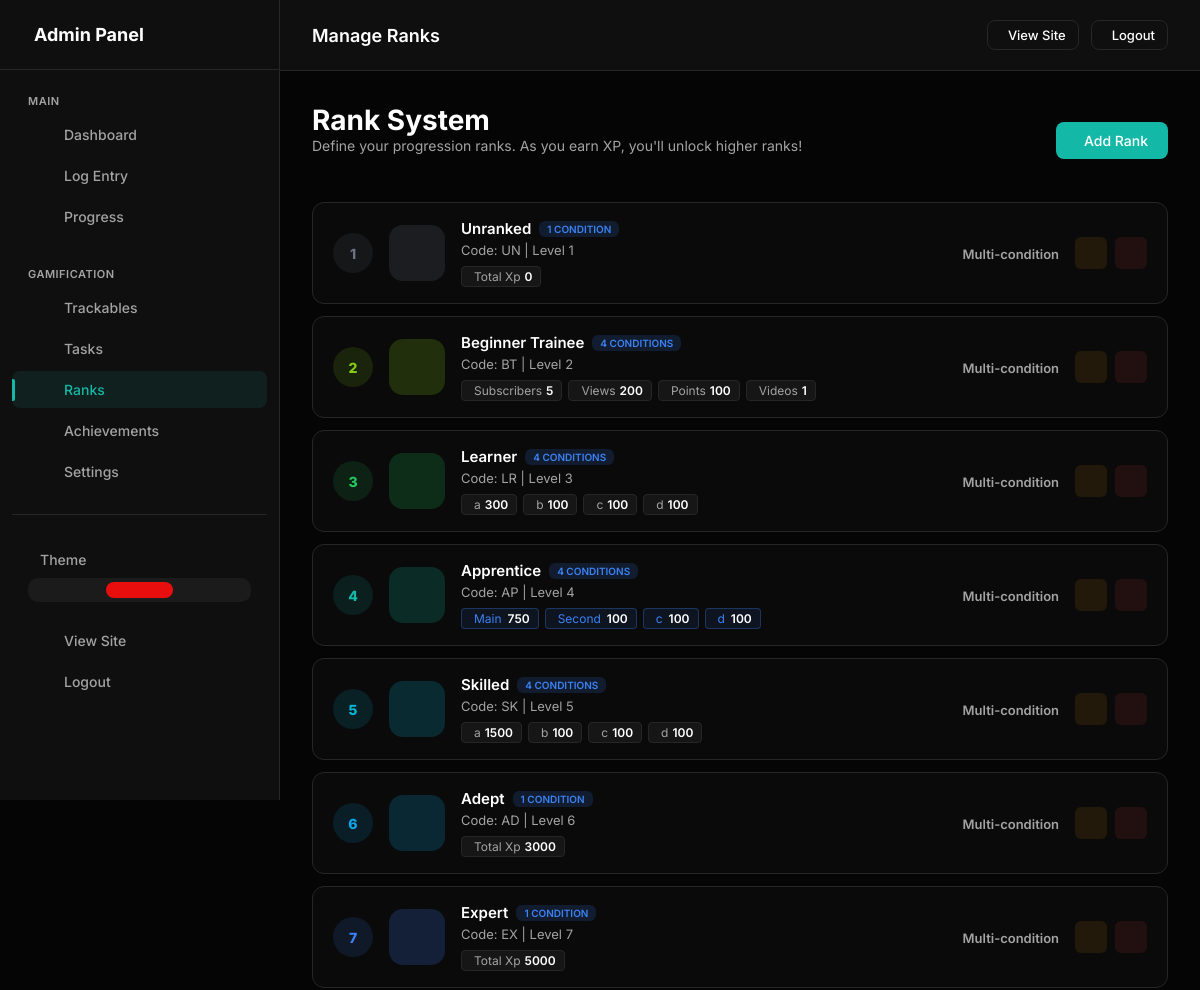
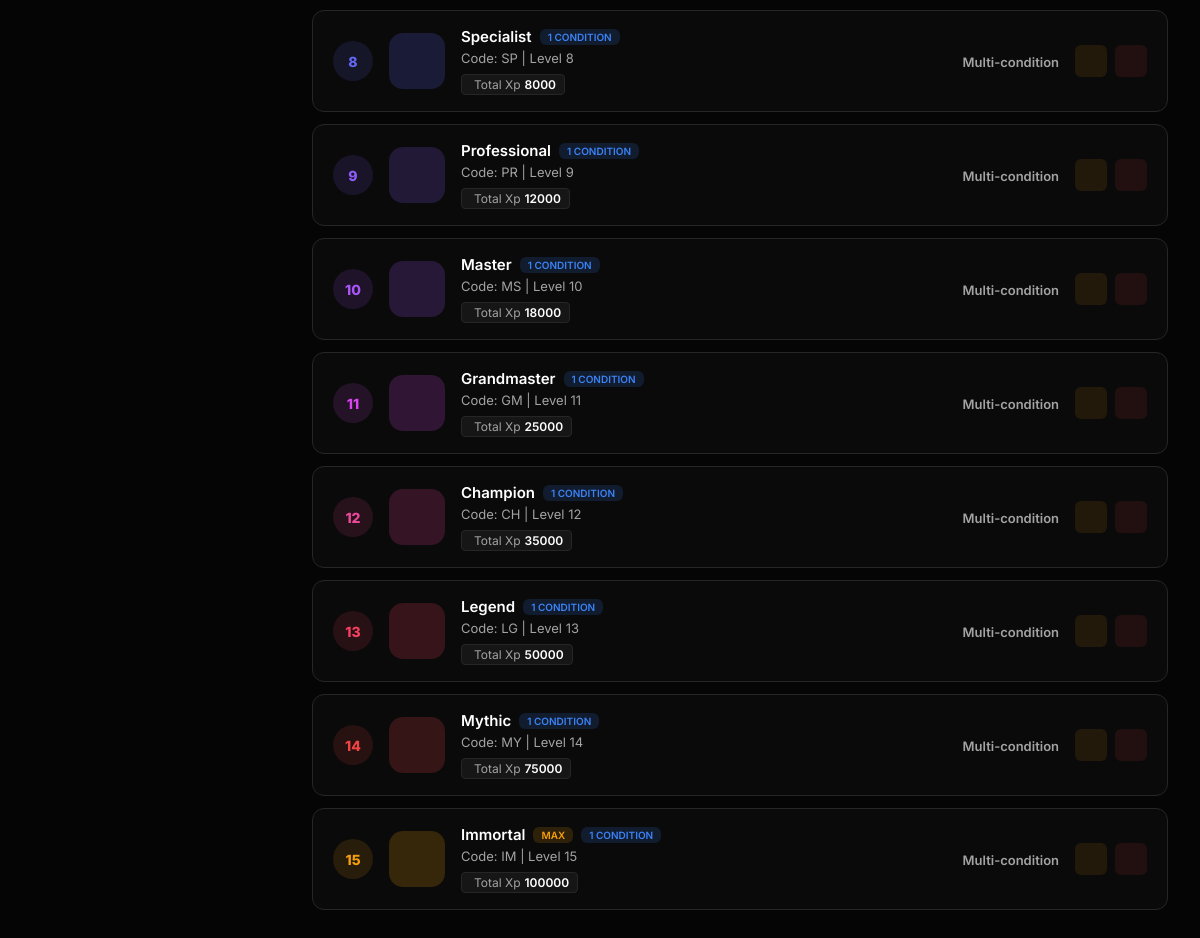
Screenshot of /admin/ranks (signed in) with the database file from the repository (2 pictures, top to bottom).
### models.py (models this page shows, shortened)
class UserSettings(db.Model):
    __tablename__ = 'user_settings'
    id = db.Column(db.Integer, primary_key=True)
    user_id = db.Column(db.Integer, db.ForeignKey('users.id'), nullable=False, unique=True, index=True)
    accent_color = db.Column(db.String(20), default='#e90e0e')
    points_name = db.Column(db.String(20), default='XP')  # "XP", "Points", "Coins", etc.
    points_icon = db.Column(db.String(50), default='ph-lightning')
    daily_xp_goal = db.Column(db.Integer, default=50)
    perfect_day_bonus = db.Column(db.Integer, default=50)
    perfect_week_bonus = db.Column(db.Integer, default=500)
    streak_bonus_per_day = db.Column(db.Integer, default=5)  # Extra XP per streak day
    show_xp_animations = db.Column(db.Boolean, default=True)
    dark_mode = db.Column(db.Boolean, default=True)
    compact_view = db.Column(db.Boolean, default=False)
    show_dashboard_header = db.Column(db.Boolean, default=True)
    enable_youtube_sync = db.Column(db.Boolean, default=False)
    always_show_confetti = db.Column(db.Boolean, default=False)
    created_at = db.Column(db.DateTime, default=datetime.utcnow)
    updated_at = db.Column(db.DateTime, default=datetime.utcnow, onupdate=datetime.utcnow)

class CustomRank(db.Model):
    __tablename__ = 'custom_ranks'
    id = db.Column(db.Integer, primary_key=True)
    user_id = db.Column(db.Integer, db.ForeignKey('users.id'), nullable=False, index=True)
    level = db.Column(db.Integer, nullable=False, default=1)  # Numeric level
    name = db.Column(db.String(100), nullable=False)  # "Beginner", "Expert", etc.
    code = db.Column(db.String(10))  # Short code like "BT", "MS"
    description = db.Column(db.String(500))
    min_xp = db.Column(db.Integer, nullable=True)  # XP needed to reach this rank (nullable for multi-condition ranks)
    icon = db.Column(db.String(100))  # Icon path or phosphor icon
    color = db.Column(db.String(20), default='#666666')
    badge_image = db.Column(db.String(500))  # Path to badge image
    is_max_rank = db.Column(db.Boolean, default=False)
    created_at = db.Column(db.DateTime, default=datetime.utcnow)
    updated_at = db.Column(db.DateTime, default=datetime.utcnow, onupdate=datetime.utcnow)
    conditions = db.relationship('RankCondition', backref='rank', lazy=True, cascade='all, delete-orphan')

class RankCondition(db.Model):
    __tablename__ = 'rank_conditions'
    id = db.Column(db.Integer, primary_key=True)
    rank_id = db.Column(db.Integer, db.ForeignKey('custom_ranks.id'), nullable=False, index=True)
    condition_type = db.Column(db.String(50), nullable=False)  # See CONDITION_TYPES below
    threshold = db.Column(db.Integer, nullable=False)  # The value that must be reached
    custom_name = db.Column(db.String(100))  # User-defined name for this condition
    is_bucket = db.Column(db.Boolean, default=False)  # If True, only allocated entries count
    trackable_slug = db.Column(db.String(100))  # Used when condition_type is 'trackable_xp' or 'trackable_count'
    created_at = db.Column(db.DateTime, default=datetime.utcnow)

### app.py (the view)
    @app.route('/admin/ranks')
    @admin_required
    def admin_ranks():
        ranks = CustomRank.query.filter_by(
            user_id=current_user.id
        ).order_by(CustomRank.level).all()
        return render_template('admin/ranks.html', ranks=ranks)

### templates/admin/ranks.html (shortened to what this page needs)
{% extends "admin/base.html" %}
{% block page_title %}Manage Ranks{% endblock %}
{% block content %}
<div class="page-header">
    <div>
        <h1 class="page-title">Rank System</h1>
        <p class="page-intro">Define your progression ranks. As you earn {{ points_name }}, you'll unlock higher ranks!
        </p>
    </div>
    <div class="page-actions">
        <a href="{{ url_for('admin_rank_add') }}" class="btn btn-primary">
             Add Rank
        </a>
    </div>
</div>
{% if ranks %}
<div class="ranks-list">
    {% for rank in ranks %}
    <div class="rank-row">
        <div class="rank-level" style="background: {{ rank.color }}20; color: {{ rank.color }}">
            {{ rank.level }}
        </div>
        <div class="rank-icon-box" style="background: {{ rank.color }}30; color: {{ rank.color }}">
        </div>
        <div class="rank-info">
            <div class="rank-name">
                {{ rank.name }}
                {% if rank.is_max_rank %}
                <span class="badge-max">MAX</span>
                {% endif %}
                {% if rank.conditions %}
                <span class="badge-conditions"
                    style="padding: 2px 8px; border-radius: 6px; font-size: 10px; font-weight: 600; background: rgba(59, 130, 246, 0.15); color: #3b82f6; text-transform: uppercase;">
                    {{ rank.conditions|length }} condition{{ 's' if rank.conditions|length != 1 else '' }}
                </span>
                {% endif %}
            </div>
            <div class="rank-meta">
                Code: {{ rank.code or '-' }} | Level {{ rank.level }}
            </div>
            {% if rank.conditions %}
            <div class="rank-conditions-list">
                {% for condition in rank.conditions %}
                <div class="condition-tag {% if condition.is_bucket %}bucket{% endif %}" {% if condition.is_bucket
                    %}title="Manual Allocation Bucket" {% endif %}>
                    <span>
                        {{ condition.custom_name if condition.custom_name else condition.condition_type|replace('_', '
                        ')|title }}
                    </span>
                    <strong>{{ condition.threshold }}</strong>
                </div>
                {% endfor %}
            </div>
            {% endif %}
        </div>
        <div class="rank-xp">
            {% if rank.conditions %}
            <span style="font-size: 13px; color: var(--text-muted);">Multi-condition</span>
            {% else %}
            {{ rank.min_xp|format_number }} {{ points_name }}
            {% endif %}
        </div>
        <div class="rank-actions">
            <a href="{{ url_for('admin_rank_edit', id=rank.id) }}" class="action-btn edit" title="Edit">
            </a>
            <form action="{{ url_for('admin_rank_delete', id=rank.id) }}" method="post"
                onsubmit="return confirmDelete(this, 'Rank')" style="display: inline;">
                <button type="submit" class="action-btn delete" title="Delete">
                </button>
            </form>
        </div>
    </div>
    {% endfor %}
</div>
{% endif %}
{% endblock %}

### templates/admin/base.html (style rules this page uses)
:root, [data-theme="dark"] { --bg-body: #050505; --bg-card: #0f0f0f; --bg-card-hover: #141414; --border: #262626; --accent: #e90e0e; --accent-rgb: 233, 14, 14; --accent-hover: #c70202; --text-main: #ffffff; --text-muted: #a3a3a3; --font-sans: 'Inter', sans-serif; --font-mono: 'JetBrains Mono', monospace; --success: #10b981; --warning: #f59e0b; --danger: #ef4444; }
* { margin: 0; padding: 0; box-sizing: border-box; }
body { background-color: var(--bg-body); color: var(--text-main); font-family: var(--font-sans); overflow-x: hidden; -webkit-font-smoothing: antialiased; min-height: 100vh; }
a { text-decoration: none; color: inherit; transition: 0.3s; }
button { border: none; background: none; cursor: pointer; font-family: inherit; }
.page-header { display: flex; justify-content: space-between; align-items: center; margin-bottom: 24px; flex-wrap: wrap; gap: 16px; }
.page-title { font-size: 28px; font-weight: 700; }
.page-actions { display: flex; gap: 12px; align-items: center; }
.action-btn { width: 32px; height: 32px; border-radius: 6px; display: flex; align-items: center; justify-content: center; transition: all 0.2s; cursor: pointer; border: 1px solid transparent; }
.action-btn.edit { background: rgba(245, 158, 11, 0.1); color: #f59e0b; }
.action-btn.delete { background: rgba(239, 68, 68, 0.1); color: #ef4444; }
.btn { padding: 10px 20px; border-radius: 8px; font-size: 14px; font-weight: 500; transition: all 0.3s ease; display: inline-flex; align-items: center; gap: 8px; cursor: pointer; border: none; }
.btn-primary { background: var(--accent); color: #fff; }

### templates/admin/ranks.html (style rules this page uses)
.page-intro { margin-bottom: 24px; color: var(--text-muted); font-size: 14px; }
.ranks-list { display: flex; flex-direction: column; gap: 12px; }
.rank-row { background: rgba(255, 255, 255, 0.02); border: 1px solid var(--border); border-radius: 12px; padding: 16px 20px; display: flex; align-items: center; gap: 16px; transition: all 0.2s; flex-wrap: wrap; }
.rank-level { width: 40px; height: 40px; background: rgba(255, 255, 255, 0.05); border-radius: 50%; display: flex; align-items: center; justify-content: center; font-weight: 800; font-size: 14px; color: var(--text-muted); flex-shrink: 0; }
.rank-icon-box { width: 56px; height: 56px; border-radius: 14px; display: flex; align-items: center; justify-content: center; font-size: 28px; flex-shrink: 0; background: rgba(255, 255, 255, 0.03); }
.rank-info { flex: 1; min-width: 200px; }
.rank-name { font-weight: 600; font-size: 15px; margin-bottom: 4px; display: flex; align-items: center; gap: 8px; }
.rank-meta { font-size: 13px; color: var(--text-muted); }
.rank-xp { font-size: 16px; font-weight: 600; color: var(--text-main); min-width: 100px; text-align: right; }
.rank-actions { display: flex; gap: 8px; }
.badge-max { padding: 2px 8px; border-radius: 6px; font-size: 10px; font-weight: 600; background: rgba(245, 158, 11, 0.15); color: #f59e0b; text-transform: uppercase; }
.rank-conditions-list { margin-top: 8px; font-size: 12px; display: flex; flex-wrap: wrap; gap: 6px; }
.condition-tag { background: rgba(255, 255, 255, 0.05); border: 1px solid var(--border); padding: 2px 8px; border-radius: 4px; color: var(--text-muted); display: flex; align-items: center; gap: 4px; }
.condition-tag strong { color: var(--text-main); font-weight: 600; }
.condition-tag.bucket { background: rgba(59, 130, 246, 0.1); border-color: rgba(59, 130, 246, 0.3); color: #3b82f6; }

### rows the page displays
UserSettings: points_name "XP"
CustomRank: level "1", name "Unranked", conditions|length "1", code "UN"
RankCondition: custom_name+condition_type "Total Xp", threshold "0"
CustomRank: level "2", name "Beginner Trainee", conditions|length "4", conditions "S", code "BT"
RankCondition: custom_name "Subscribers", threshold "5"
RankCondition: custom_name "Views", threshold "200"
RankCondition: custom_name "Points", threshold "100"
RankCondition: custom_name "Videos", threshold "1"
CustomRank: level "3", name "Learner", conditions|length "4", conditions "S", code "LR"
RankCondition: custom_name "a", threshold "300"
RankCondition: custom_name "b", threshold "100"
RankCondition: custom_name "c", threshold "100"
RankCondition: custom_name "d", threshold "100"
CustomRank: level "4", name "Apprentice", conditions|length "4", conditions "S", code "AP"
RankCondition: custom_name "Main", threshold "750"
RankCondition: custom_name "Second", threshold "100"
RankCondition: custom_name "c", threshold "100"
RankCondition: custom_name "d", threshold "100"
CustomRank: level "5", name "Skilled", conditions|length "4", conditions "S", code "SK"
RankCondition: custom_name "a", threshold "1500"
RankCondition: custom_name "b", threshold "100"
RankCondition: custom_name "c", threshold "100"
RankCondition: custom_name "d", threshold "100"
CustomRank: level "6", name "Adept", conditions|length "1", code "AD"
RankCondition: custom_name+condition_type "Total Xp", threshold "3000"
CustomRank: level "7", name "Expert", conditions|length "1", code "EX"
RankCondition: custom_name+condition_type "Total Xp", threshold "5000"
CustomRank: level "8", name "Specialist", conditions|length "1", code "SP"
RankCondition: custom_name+condition_type "Total Xp", threshold "8000"
CustomRank: level "9", name "Professional", conditions|length "1", code "PR"
RankCondition: custom_name+condition_type "Total Xp", threshold "12000"
CustomRank: level "10", name "Master", conditions|length "1", code "MS"
RankCondition: custom_name+condition_type "Total Xp", threshold "18000"
CustomRank: level "11", name "Grandmaster", conditions|length "1", code "GM"
RankCondition: custom_name+condition_type "Total Xp", threshold "25000"
CustomRank: level "12", name "Champion", conditions|length "1", code "CH"
RankCondition: custom_name+condition_type "Total Xp", threshold "35000"
CustomRank: level "13", name "Legend", conditions|length "1", code "LG"
RankCondition: custom_name+condition_type "Total Xp", threshold "50000"
CustomRank: level "14", name "Mythic", conditions|length "1", code "MY"
RankCondition: custom_name+condition_type "Total Xp", threshold "75000"
CustomRank: level "15", name "Immortal", is_max_rank "MAX", conditions|length "1", code "IM"
RankCondition: custom_name+condition_type "Total Xp", threshold "100000"
